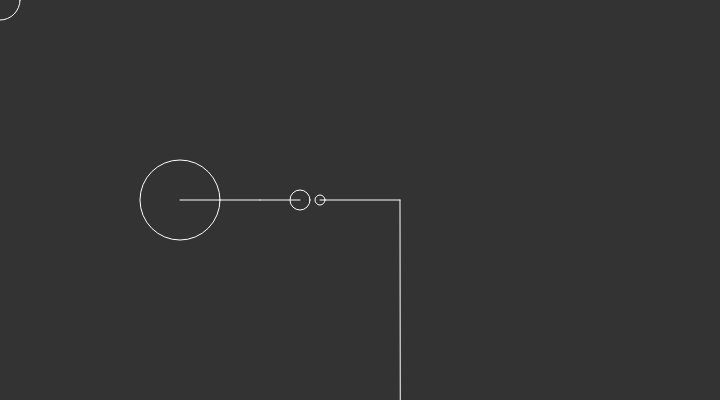
Frame 1 (no input)
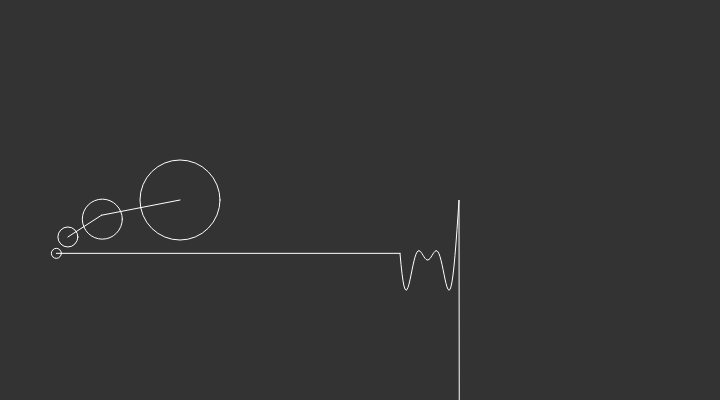
Frame 60 (no input)
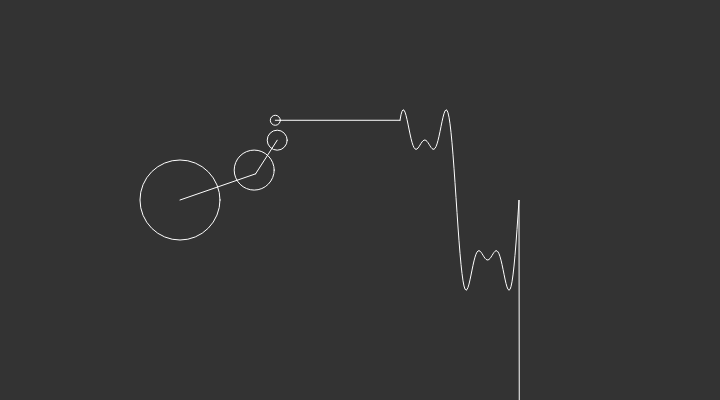
Frame 120 (the mouse pressed at the canvas centre since frame 60)

The p5.js sketch that drew these frames (run headless with seeded random() and noise() and a simulated clock; from frame 60 on, the mouse is pressed at the canvas centre):

// p5.js sketch
// ── sketch.js
var dimX = 720, dimY = 400;
var x = dimX/4, y = dimY/2, r = 80;
var time = 0;

var movX = 0, movY = 0;
var movX2 = 0, movY2 = 0;
var movX3 = 0, movY3 = 0;
var lineX = 400;

var points = [1000];

function setup() {
	createCanvas(dimX, dimY);
}

function draw() {
	clear();
	background(51);

	circles(2);

	beginShape();
	noFill();
	for( var i = 0; i < points.length; i ++ ){
		vertex(lineX + i, points[i]);
	}
	endShape();

	if( points.length > 250 ){
		points.pop();
	}
	
	time += 0.05;
}
function circles(count){

	stroke(255);
	noFill();
	circle(x, y, r);

	stroke(255);
	noFill();
	circle(movX, movY, r/2);
	movX = r*cos(time) + x;
	movY = r*sin(time) + y;
	
	stroke(255);
	line(x, y, movX, movY);

	movX2 = r/2*3*cos(time*3)/3 + movX;
	movY2 = r/2*3*sin(time*3)/3 + movY;
	circle(movX2, movY2, r/4);

	movX3 = r/4*5*cos(time*5)/5 + movX2;
	movY3 = r/4*5*sin(time*5)/5 + movY2;
	circle(movX3, movY3, r/8);
	points.unshift(movY3);

	stroke(255);
	line(movX, movY, movX2, movY2);
	
	stroke(255);
	line(movX3, movY3, lineX, movY3);
}
